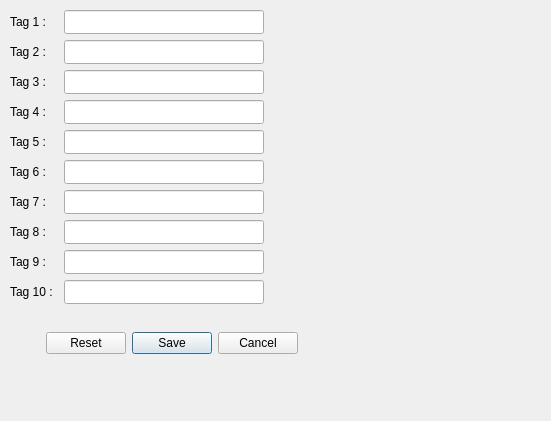
<?xml version="1.0" encoding="UTF-8"?>
<ui version="4.0">
 <class>settingsView</class>
 <widget class="QWidget" name="settingsView">
  <property name="geometry">
   <rect>
    <x>0</x>
    <y>0</y>
    <width>551</width>
    <height>421</height>
   </rect>
  </property>
  <property name="windowTitle">
   <string>Form</string>
  </property>
  <widget class="QLineEdit" name="tagEdit3">
   <property name="geometry">
    <rect>
     <x>64</x>
     <y>70</y>
     <width>200</width>
     <height>24</height>
    </rect>
   </property>
  </widget>
  <widget class="QLineEdit" name="tagEdit7">
   <property name="geometry">
    <rect>
     <x>64</x>
     <y>190</y>
     <width>200</width>
     <height>24</height>
    </rect>
   </property>
  </widget>
  <widget class="QLineEdit" name="tagEdit6">
   <property name="geometry">
    <rect>
     <x>64</x>
     <y>160</y>
     <width>200</width>
     <height>24</height>
    </rect>
   </property>
  </widget>
  <widget class="QLineEdit" name="tagEdit1">
   <property name="geometry">
    <rect>
     <x>64</x>
     <y>10</y>
     <width>200</width>
     <height>24</height>
    </rect>
   </property>
  </widget>
  <widget class="QLabel" name="tagLabel8">
   <property name="geometry">
    <rect>
     <x>10</x>
     <y>220</y>
     <width>40</width>
     <height>24</height>
    </rect>
   </property>
   <property name="text">
    <string>Tag 8 :</string>
   </property>
  </widget>
  <widget class="QLabel" name="tagLabel2">
   <property name="geometry">
    <rect>
     <x>10</x>
     <y>40</y>
     <width>40</width>
     <height>24</height>
    </rect>
   </property>
   <property name="text">
    <string>Tag 2 :</string>
   </property>
  </widget>
  <widget class="QLabel" name="tagLabel9">
   <property name="geometry">
    <rect>
     <x>10</x>
     <y>250</y>
     <width>40</width>
     <height>24</height>
    </rect>
   </property>
   <property name="text">
    <string>Tag 9 :</string>
   </property>
  </widget>
  <widget class="QLabel" name="tagLabel6">
   <property name="geometry">
    <rect>
     <x>10</x>
     <y>160</y>
     <width>40</width>
     <height>24</height>
    </rect>
   </property>
   <property name="text">
    <string>Tag 6 :</string>
   </property>
  </widget>
  <widget class="QLabel" name="tagLabel3">
   <property name="geometry">
    <rect>
     <x>10</x>
     <y>70</y>
     <width>40</width>
     <height>24</height>
    </rect>
   </property>
   <property name="text">
    <string>Tag 3 :</string>
   </property>
  </widget>
  <widget class="QLabel" name="tagLabel4">
   <property name="geometry">
    <rect>
     <x>10</x>
     <y>100</y>
     <width>40</width>
     <height>24</height>
    </rect>
   </property>
   <property name="text">
    <string>Tag 4 :</string>
   </property>
  </widget>
  <widget class="QLabel" name="tagLabel5">
   <property name="geometry">
    <rect>
     <x>10</x>
     <y>130</y>
     <width>40</width>
     <height>24</height>
    </rect>
   </property>
   <property name="text">
    <string>Tag 5 :</string>
   </property>
  </widget>
  <widget class="QLabel" name="tagLabel7">
   <property name="geometry">
    <rect>
     <x>10</x>
     <y>190</y>
     <width>40</width>
     <height>24</height>
    </rect>
   </property>
   <property name="text">
    <string>Tag 7 :</string>
   </property>
  </widget>
  <widget class="QLabel" name="tagLabel1">
   <property name="geometry">
    <rect>
     <x>10</x>
     <y>10</y>
     <width>40</width>
     <height>24</height>
    </rect>
   </property>
   <property name="text">
    <string>Tag 1 :</string>
   </property>
  </widget>
  <widget class="QLineEdit" name="tagEdit4">
   <property name="geometry">
    <rect>
     <x>64</x>
     <y>100</y>
     <width>200</width>
     <height>24</height>
    </rect>
   </property>
  </widget>
  <widget class="QLineEdit" name="tagEdit9">
   <property name="geometry">
    <rect>
     <x>64</x>
     <y>250</y>
     <width>200</width>
     <height>24</height>
    </rect>
   </property>
  </widget>
  <widget class="QLineEdit" name="tagEdit8">
   <property name="geometry">
    <rect>
     <x>64</x>
     <y>220</y>
     <width>200</width>
     <height>24</height>
    </rect>
   </property>
  </widget>
  <widget class="QLineEdit" name="tagEdit10">
   <property name="geometry">
    <rect>
     <x>64</x>
     <y>280</y>
     <width>200</width>
     <height>24</height>
    </rect>
   </property>
  </widget>
  <widget class="QLineEdit" name="tagEdit2">
   <property name="geometry">
    <rect>
     <x>64</x>
     <y>40</y>
     <width>200</width>
     <height>24</height>
    </rect>
   </property>
  </widget>
  <widget class="QLineEdit" name="tagEdit5">
   <property name="geometry">
    <rect>
     <x>64</x>
     <y>130</y>
     <width>200</width>
     <height>24</height>
    </rect>
   </property>
  </widget>
  <widget class="QLabel" name="tagLabel10">
   <property name="geometry">
    <rect>
     <x>10</x>
     <y>280</y>
     <width>48</width>
     <height>24</height>
    </rect>
   </property>
   <property name="text">
    <string>Tag 10 :</string>
   </property>
  </widget>
  <widget class="QDialogButtonBox" name="buttonBox">
   <property name="geometry">
    <rect>
     <x>10</x>
     <y>330</y>
     <width>324</width>
     <height>27</height>
    </rect>
   </property>
   <property name="standardButtons">
    <set>QDialogButtonBox::Cancel|QDialogButtonBox::Reset|QDialogButtonBox::Save</set>
   </property>
   <property name="centerButtons">
    <bool>true</bool>
   </property>
  </widget>
 </widget>
 <resources/>
 <connections/>
</ui>
